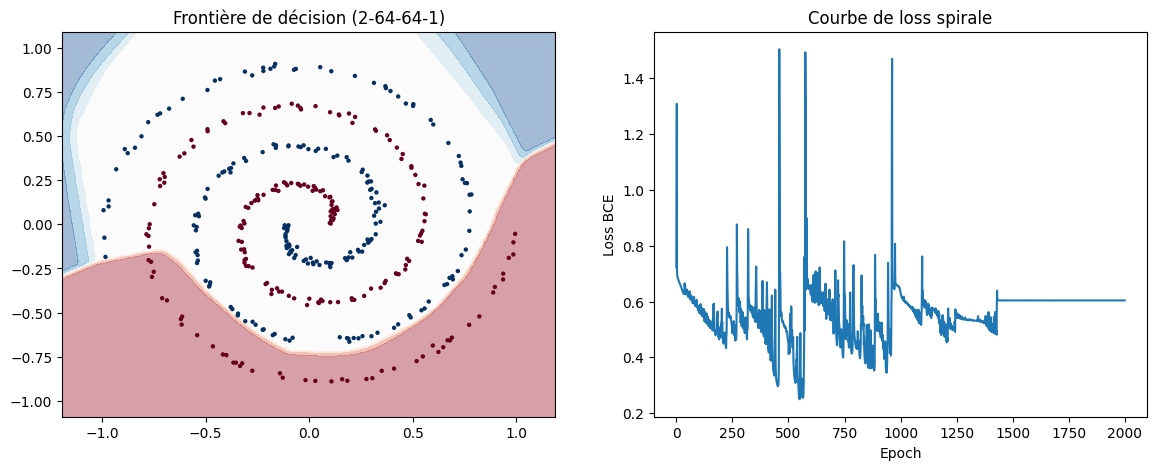

Here is the Python script that generated this plot:
import numpy as np
import matplotlib
matplotlib.use('Agg')
import matplotlib.pyplot as plt

def generate_spiral(n_points=200, noise=0.5, seed=42):
    """Génère deux spirales entrelacées : classe 0 et classe 1."""
    np.random.seed(seed)
    n = n_points // 2
    theta0 = np.linspace(0, 4 * np.pi, n) + np.random.randn(n) * noise
    theta1 = np.linspace(0, 4 * np.pi, n) + np.random.randn(n) * noise + np.pi
    r = np.linspace(0.1, 1.0, n)
    X0 = np.c_[r * np.cos(theta0), r * np.sin(theta0)]
    X1 = np.c_[r * np.cos(theta1), r * np.sin(theta1)]
    X = np.vstack([X0, X1])
    y = np.hstack([np.zeros(n), np.ones(n)])
    return X, y

def sigmoid(x):
    return 1 / (1 + np.exp(-x))

def relu(x):
    return np.maximum(0, x)

def relu_grad(x):
    # Dérivée : 1 si x > 0, sinon 0
    return (x > 0).astype(float)

def bce_loss(y_true, y_pred):
    y_pred = np.clip(y_pred, 1e-7, 1 - 1e-7)
    return -np.mean(y_true * np.log(y_pred) + (1 - y_true) * np.log(1 - y_pred))

X, y = generate_spiral(n_points=400, noise=0.15)
n_samples = X.shape[0]

# Initialisation He (std = sqrt(2 / n_entrées))
np.random.seed(42)
W1 = np.random.randn(2, 64) * np.sqrt(2 / 2)
b1 = np.zeros((1, 64))

W2 = np.random.randn(64, 64) * np.sqrt(2 / 64)
b2 = np.zeros((1, 64))

W3 = np.random.randn(64, 1) * np.sqrt(2 / 64)
b3 = np.zeros((1, 1))

lr = 2.0
n_epochs = 2000
losses = []

for epoch in range(n_epochs):
    z1 = X @ W1 + b1
    a1 = relu(z1)
    
    z2 = a1 @ W2 + b2
    a2 = relu(z2)
    
    z3 = a2 @ W3 + b3
    y_pred = sigmoid(z3).flatten()
    
    loss = bce_loss(y, y_pred)
    losses.append(loss)
    
    y_reshaped = y.reshape(-1, 1)
    y_pred_reshaped = y_pred.reshape(-1, 1)
    
    err3 = y_pred_reshaped - y_reshaped
    dW3 = (a2.T @ err3) / n_samples
    db3 = np.mean(err3, axis=0, keepdims=True)
    
    err2 = (err3 @ W3.T) * relu_grad(z2)
    dW2 = (a1.T @ err2) / n_samples
    db2 = np.mean(err2, axis=0, keepdims=True)
    
    err1 = (err2 @ W2.T) * relu_grad(z1)
    dW1 = (X.T @ err1) / n_samples
    db1 = np.mean(err1, axis=0, keepdims=True)
    
    W1 -= lr * dW1
    b1 -= lr * db1
    W2 -= lr * dW2
    b2 -= lr * db2
    W3 -= lr * dW3
    b3 -= lr * db3
    
    if epoch % 500 == 0:
        acc = np.mean((y_pred > 0.5) == y)
        print(f"Epoch {epoch:4d} | Loss: {loss:.4f} | Accuracy: {acc:.2%}")

h = 0.02
xx, yy = np.meshgrid(np.arange(X[:, 0].min() - 0.2, X[:, 0].max() + 0.2, h),
                     np.arange(X[:, 1].min() - 0.2, X[:, 1].max() + 0.2, h))
grid = np.c_[xx.ravel(), yy.ravel()]

a1g = relu(np.dot(grid, W1) + b1)
a2g = relu(np.dot(a1g, W2) + b2)
zg = sigmoid(np.dot(a2g, W3) + b3).reshape(xx.shape)

fig, axes = plt.subplots(1, 2, figsize=(14, 5))
axes[0].contourf(xx, yy, zg, alpha=0.4, cmap='RdBu')
axes[0].scatter(X[:, 0], X[:, 1], c=y, cmap='RdBu', s=10, edgecolors='none')
axes[0].set_title("Frontière de décision (2-64-64-1)")
axes[1].plot(losses)
axes[1].set_xlabel("Epoch"); axes[1].set_ylabel("Loss BCE")
axes[1].set_title("Courbe de loss spirale")

plt.savefig("phase4_spirale.png", dpi=100, bbox_inches='tight')
print(f"\nLoss finale : {losses[-1]:.4f}")
print(f"Accuracy finale : {np.mean((y_pred > 0.5) == y):.2%}")
